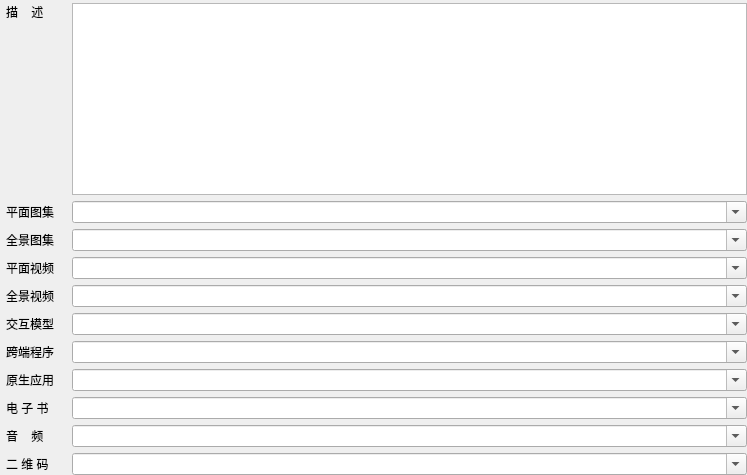
                    <widget class="QWidget" name="widget_40" native="true">
                     <property name="sizePolicy">
                      <sizepolicy hsizetype="Preferred" vsizetype="Preferred">
                       <horstretch>0</horstretch>
                       <verstretch>0</verstretch>
                      </sizepolicy>
                     </property>
                     <property name="minimumSize">
                      <size>
                       <width>747</width>
                       <height>426</height>
                      </size>
                     </property>
                     <property name="contextMenuPolicy">
                      <enum>Qt::DefaultContextMenu</enum>
                     </property>
                     <property name="layoutDirection">
                      <enum>Qt::LeftToRight</enum>
                     </property>
                     <layout class="QGridLayout" name="gridLayout_7">
                      <property name="leftMargin">
                       <number>6</number>
                      </property>
                      <property name="topMargin">
                       <number>3</number>
                      </property>
                      <property name="rightMargin">
                       <number>0</number>
                      </property>
                      <property name="bottomMargin">
                       <number>0</number>
                      </property>
                      <property name="spacing">
                       <number>6</number>
                      </property>
                      <item row="1" column="2">
                       <widget class="QPlainTextEdit" name="pteAssetDescription">
                        <property name="minimumSize">
                         <size>
                          <width>0</width>
                          <height>100</height>
                         </size>
                        </property>
                        <property name="maximumSize">
                         <size>
                          <width>16777215</width>
                          <height>16777215</height>
                         </size>
                        </property>
                        <property name="plainText">
                         <string/>
                        </property>
                        <property name="placeholderText">
                         <string>description</string>
                        </property>
                       </widget>
                      </item>
                      <item row="5" column="2">
                       <widget class="QComboBox" name="cbAssetImage3D">
                        <property name="sizePolicy">
                         <sizepolicy hsizetype="Expanding" vsizetype="Fixed">
                          <horstretch>0</horstretch>
                          <verstretch>0</verstretch>
                         </sizepolicy>
                        </property>
                        <property name="editable">
                         <bool>true</bool>
                        </property>
                        <property name="placeholderText">
                         <string/>
                        </property>
                        <property name="frame">
                         <bool>true</bool>
                        </property>
                       </widget>
                      </item>
                      <item row="13" column="2">
                       <widget class="QComboBox" name="cbAssetQrCode">
                        <property name="editable">
                         <bool>true</bool>
                        </property>
                       </widget>
                      </item>
                      <item row="7" column="2">
                       <widget class="QComboBox" name="cbAssetVideo3D">
                        <property name="sizePolicy">
                         <sizepolicy hsizetype="Expanding" vsizetype="Fixed">
                          <horstretch>0</horstretch>
                          <verstretch>0</verstretch>
                         </sizepolicy>
                        </property>
                        <property name="editable">
                         <bool>true</bool>
                        </property>
                        <property name="placeholderText">
                         <string/>
                        </property>
                        <property name="frame">
                         <bool>true</bool>
                        </property>
                       </widget>
                      </item>
                      <item row="9" column="0">
                       <widget class="QLabel" name="label_41">
                        <property name="minimumSize">
                         <size>
                          <width>60</width>
                          <height>0</height>
                         </size>
                        </property>
                        <property name="maximumSize">
                         <size>
                          <width>60</width>
                          <height>16777215</height>
                         </size>
                        </property>
                        <property name="text">
                         <string>跨端程序</string>
                        </property>
                       </widget>
                      </item>
                      <item row="4" column="0">
                       <widget class="QLabel" name="label_39">
                        <property name="minimumSize">
                         <size>
                          <width>60</width>
                          <height>0</height>
                         </size>
                        </property>
                        <property name="maximumSize">
                         <size>
                          <width>60</width>
                          <height>16777215</height>
                         </size>
                        </property>
                        <property name="text">
                         <string>平面图集</string>
                        </property>
                       </widget>
                      </item>
                      <item row="8" column="2">
                       <widget class="QComboBox" name="cbAssetModel">
                        <property name="sizePolicy">
                         <sizepolicy hsizetype="Expanding" vsizetype="Fixed">
                          <horstretch>0</horstretch>
                          <verstretch>0</verstretch>
                         </sizepolicy>
                        </property>
                        <property name="editable">
                         <bool>true</bool>
                        </property>
                        <property name="placeholderText">
                         <string/>
                        </property>
                        <property name="frame">
                         <bool>true</bool>
                        </property>
                       </widget>
                      </item>
                      <item row="4" column="2">
                       <widget class="QComboBox" name="cbAssetImage2D">
                        <property name="sizePolicy">
                         <sizepolicy hsizetype="Expanding" vsizetype="Fixed">
                          <horstretch>0</horstretch>
                          <verstretch>0</verstretch>
                         </sizepolicy>
                        </property>
                        <property name="minimumSize">
                         <size>
                          <width>0</width>
                          <height>0</height>
                         </size>
                        </property>
                        <property name="editable">
                         <bool>true</bool>
                        </property>
                        <property name="placeholderText">
                         <string/>
                        </property>
                        <property name="frame">
                         <bool>true</bool>
                        </property>
                       </widget>
                      </item>
                      <item row="7" column="0">
                       <widget class="QLabel" name="label_38">
                        <property name="minimumSize">
                         <size>
                          <width>60</width>
                          <height>0</height>
                         </size>
                        </property>
                        <property name="maximumSize">
                         <size>
                          <width>60</width>
                          <height>16777215</height>
                         </size>
                        </property>
                        <property name="text">
                         <string>全景视频</string>
                        </property>
                       </widget>
                      </item>
                      <item row="13" column="0">
                       <widget class="QLabel" name="label_36">
                        <property name="text">
                         <string>二 维 码</string>
                        </property>
                       </widget>
                      </item>
                      <item row="1" column="0">
                       <widget class="QLabel" name="label_37">
                        <property name="minimumSize">
                         <size>
                          <width>0</width>
                          <height>20</height>
                         </size>
                        </property>
                        <property name="maximumSize">
                         <size>
                          <width>16777215</width>
                          <height>16777215</height>
                         </size>
                        </property>
                        <property name="text">
                         <string>描    述</string>
                        </property>
                        <property name="alignment">
                         <set>Qt::AlignLeading|Qt::AlignLeft|Qt::AlignTop</set>
                        </property>
                       </widget>
                      </item>
                      <item row="6" column="0">
                       <widget class="QLabel" name="label_40">
                        <property name="minimumSize">
                         <size>
                          <width>60</width>
                          <height>0</height>
                         </size>
                        </property>
                        <property name="maximumSize">
                         <size>
                          <width>60</width>
                          <height>16777215</height>
                         </size>
                        </property>
                        <property name="text">
                         <string>平面视频</string>
                        </property>
                       </widget>
                      </item>
                      <item row="11" column="2">
                       <widget class="QComboBox" name="cbAssetBook">
                        <property name="sizePolicy">
                         <sizepolicy hsizetype="Expanding" vsizetype="Fixed">
                          <horstretch>0</horstretch>
                          <verstretch>0</verstretch>
                         </sizepolicy>
                        </property>
                        <property name="editable">
                         <bool>true</bool>
                        </property>
                        <property name="placeholderText">
                         <string/>
                        </property>
                        <property name="frame">
                         <bool>true</bool>
                        </property>
                       </widget>
                      </item>
                      <item row="11" column="0">
                       <widget class="QLabel" name="label_43">
                        <property name="minimumSize">
                         <size>
                          <width>60</width>
                          <height>0</height>
                         </size>
                        </property>
                        <property name="maximumSize">
                         <size>
                          <width>60</width>
                          <height>16777215</height>
                         </size>
                        </property>
                        <property name="text">
                         <string>电 子 书</string>
                        </property>
                       </widget>
                      </item>
                      <item row="6" column="2">
                       <widget class="QComboBox" name="cbAssetVideo2D">
                        <property name="sizePolicy">
                         <sizepolicy hsizetype="Expanding" vsizetype="Fixed">
                          <horstretch>0</horstretch>
                          <verstretch>0</verstretch>
                         </sizepolicy>
                        </property>
                        <property name="editable">
                         <bool>true</bool>
                        </property>
                        <property name="placeholderText">
                         <string/>
                        </property>
                        <property name="frame">
                         <bool>true</bool>
                        </property>
                       </widget>
                      </item>
                      <item row="10" column="2">
                       <widget class="QComboBox" name="cbAssetNative">
                        <property name="sizePolicy">
                         <sizepolicy hsizetype="Expanding" vsizetype="Fixed">
                          <horstretch>0</horstretch>
                          <verstretch>0</verstretch>
                         </sizepolicy>
                        </property>
                        <property name="editable">
                         <bool>true</bool>
                        </property>
                        <property name="placeholderText">
                         <string/>
                        </property>
                        <property name="frame">
                         <bool>true</bool>
                        </property>
                       </widget>
                      </item>
                      <item row="12" column="0">
                       <widget class="QLabel" name="label_42">
                        <property name="minimumSize">
                         <size>
                          <width>60</width>
                          <height>0</height>
                         </size>
                        </property>
                        <property name="maximumSize">
                         <size>
                          <width>60</width>
                          <height>16777215</height>
                         </size>
                        </property>
                        <property name="text">
                         <string>音    频</string>
                        </property>
                       </widget>
                      </item>
                      <item row="12" column="2">
                       <widget class="QComboBox" name="cbAssetAudio">
                        <property name="sizePolicy">
                         <sizepolicy hsizetype="Expanding" vsizetype="Fixed">
                          <horstretch>0</horstretch>
                          <verstretch>0</verstretch>
                         </sizepolicy>
                        </property>
                        <property name="editable">
                         <bool>true</bool>
                        </property>
                        <property name="placeholderText">
                         <string/>
                        </property>
                        <property name="frame">
                         <bool>true</bool>
                        </property>
                       </widget>
                      </item>
                      <item row="9" column="2">
                       <widget class="QComboBox" name="cbAssetApp">
                        <property name="sizePolicy">
                         <sizepolicy hsizetype="Expanding" vsizetype="Fixed">
                          <horstretch>0</horstretch>
                          <verstretch>0</verstretch>
                         </sizepolicy>
                        </property>
                        <property name="editable">
                         <bool>true</bool>
                        </property>
                        <property name="placeholderText">
                         <string/>
                        </property>
                        <property name="frame">
                         <bool>true</bool>
                        </property>
                       </widget>
                      </item>
                      <item row="10" column="0">
                       <widget class="QLabel" name="label_45">
                        <property name="minimumSize">
                         <size>
                          <width>60</width>
                          <height>0</height>
                         </size>
                        </property>
                        <property name="maximumSize">
                         <size>
                          <width>60</width>
                          <height>16777215</height>
                         </size>
                        </property>
                        <property name="text">
                         <string>原生应用</string>
                        </property>
                       </widget>
                      </item>
                      <item row="5" column="0">
                       <widget class="QLabel" name="label_46">
                        <property name="minimumSize">
                         <size>
                          <width>60</width>
                          <height>0</height>
                         </size>
                        </property>
                        <property name="maximumSize">
                         <size>
                          <width>60</width>
                          <height>16777215</height>
                         </size>
                        </property>
                        <property name="text">
                         <string>全景图集</string>
                        </property>
                       </widget>
                      </item>
                      <item row="8" column="0">
                       <widget class="QLabel" name="label_44">
                        <property name="minimumSize">
                         <size>
                          <width>60</width>
                          <height>0</height>
                         </size>
                        </property>
                        <property name="maximumSize">
                         <size>
                          <width>60</width>
                          <height>16777215</height>
                         </size>
                        </property>
                        <property name="text">
                         <string>交互模型</string>
                        </property>
                       </widget>
                      </item>
                     </layout>
                    </widget>
